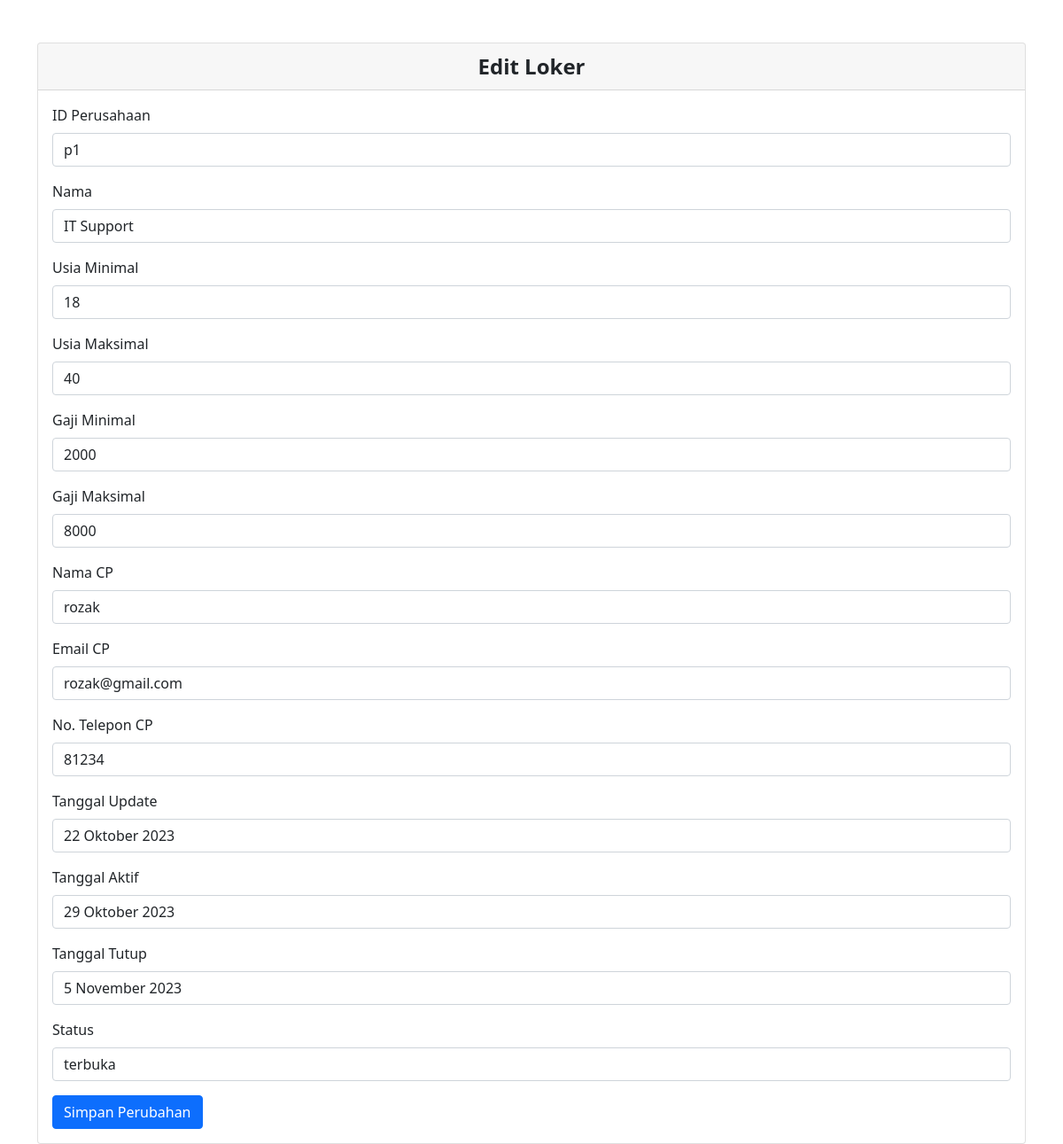
Screenshot of /CRUD_loker/edit_loker.php?idloker=1 with the database file from the repository.
### tables this page shows
CREATE TABLE `loker` (
  `idloker` varchar(20) NOT NULL,
  `idperusahaan` varchar(20) NOT NULL,
  `nama` varchar(50) NOT NULL,
  `tipe` varchar(20) NOT NULL,
  `usia_min` int(11) NOT NULL,
  `usia_max` int(11) NOT NULL,
  `gaji_min` int(20) NOT NULL,
  `gaji_max` int(25) NOT NULL,
  `nama_cp` varchar(30) NOT NULL,
  `email_cp` varchar(50) NOT NULL,
  `no_telp_cp` int(15) NOT NULL,
  `tgl_update` varchar(30) NOT NULL,
  `tgl_aktif` varchar(30) NOT NULL,
  `tgl_tutup` varchar(30) NOT NULL,
  `status` varchar(30) NOT NULL
);

### CRUD_loker/edit_loker.php (the view, shortened to what this page needs)
<?php
require_once('../db_login.php');
if (isset($_GET['idloker'])) {
    $idloker = $_GET['idloker'];
    $query = "SELECT * FROM loker WHERE idloker = $idloker";
    $result = $db->query($query);
    if ($result->num_rows > 0) {
        $row = $result->fetch_assoc();
    } else {
        echo "Data loker tidak ditemukan.";
        exit;
    }
}
?>
<div class="card mt-5">
    <div class="card-header text-center" style="font-size: 24px; font-weight: bold;">Edit Loker</div>
    <div class="card-body">
        <form method="POST" action="<?php echo $_SERVER['PHP_SELF']; ?>">
            <div class="mb-3">
                <label for="idperusahaan" class="form-label">ID Perusahaan</label>
                <input type="text" class="form-control" name="idperusahaan" value="<?php echo $row['idperusahaan']; ?>">
            </div>
            <div class="mb-3">
                <label for="nama" class="form-label">Nama</label>
                <input type="text" class="form-control" name="nama" value="<?php echo $row['nama']; ?>">
            </div>
            <div class="mb-3">
                <label for="usia_min" class="form-label">Usia Minimal</label>
                <input type="number" class="form-control" name="usia_min" value="<?php echo $row['usia_min']; ?>">
            </div>
            <div class="mb-3">
                <label for="usia_max" class= "form-label">Usia Maksimal</label>
                <input type="number" class="form-control" name="usia_max" value="<?php echo $row['usia_max']; ?>">
            </div>
            <div class="mb-3">
                <label for="gaji_min" class="form-label">Gaji Minimal</label>
                <input type="number" class="form-control" name="gaji_min" value="<?php echo $row['gaji_min']; ?>">
            </div>
            <div class="mb-3">
                <label for="gaji_max" class="form-label">Gaji Maksimal</label>
                <input type="number" class="form-control" name="gaji_max" value="<?php echo $row['gaji_max']; ?>">
            </div>
            <div class="mb-3">
                <label for="nama_cp" class="form-label">Nama CP</label>
                <input type="text" class="form-control" name="nama_cp" value="<?php echo $row['nama_cp']; ?>">
            </div>
            <div class="mb-3">
                <label for="email_cp" class="form-label">Email CP</label>
                <input type="text" class="form-control" name="email_cp" value="<?php echo $row['email_cp']; ?>">
            </div>
            <div class="mb-3">
                <label for="no_telp_cp" class="form-label">No. Telepon CP</label>
                <input type="text" class="form-control" name="no_telp_cp" value="<?php echo $row['no_telp_cp']; ?>">
            </div>
            <div class="mb-3">
                <label for="tgl_update" class="form-label">Tanggal Update</label>
                <input type="text" class="form-control" name="tgl_update" value="<?php echo $row['tgl_update']; ?>">
            </div>
            <div class="mb-3">
                <label for="tgl_aktif" class="form-label">Tanggal Aktif</label>
                <input type="text" class="form-control" name="tgl_aktif" value="<?php echo $row['tgl_aktif']; ?>">
            </div>
            <div class="mb-3">
                <label for="tgl_tutup" class="form-label">Tanggal Tutup</label>
                <input type="text" class="form-control" name="tgl_tutup" value="<?php echo $row['tgl_tutup']; ?>">
            </div>
            <div class="mb-3">
                <label for="status" class="form-label">Status</label>
                <input type="text" class="form-control" name="status" value="<?php echo $row['status']; ?>">
            </div>
            <button type="submit" class="btn btn-primary">Simpan Perubahan</button>
        </form>
    </div>
</div>

### rows the page displays
loker: idperusahaan "p1", nama "IT Support", usia_min "18", usia_max "40", gaji_min "2000", gaji_max "8000", nama_cp "rozak", email_cp "rozak@gmail.com", no_telp_cp "81234", tgl_update "22 Oktober 2023", tgl_aktif "29 Oktober 2023", tgl_tutup "5 November 2023", status "terbuka"
